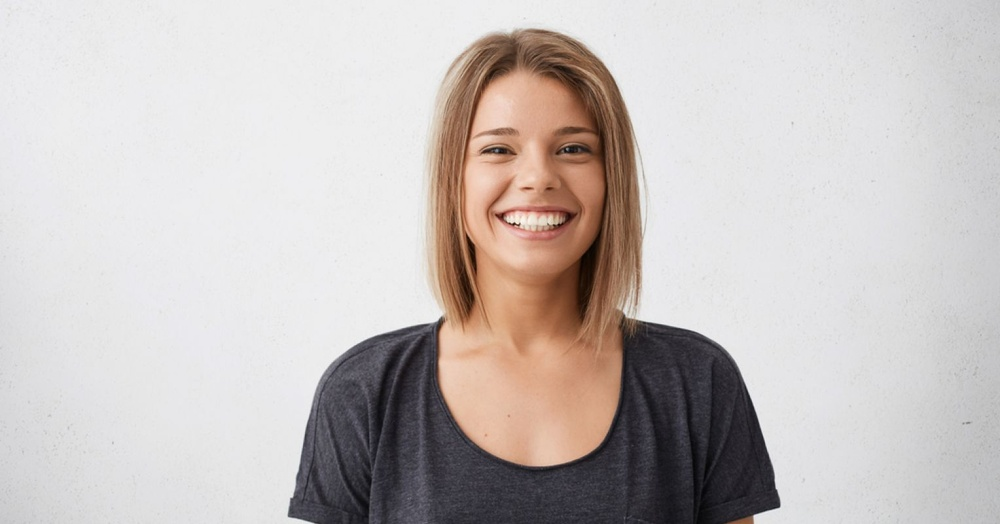
#> input picture Assignment 1/pic1.jpg, 1000 x 524 px, shrunk from 1528 x 800 before the run, found by its file name
$ jupyter execute LBP_GLCM.ipynb   (older library calls are emulated)
#> lines starting #> are read from the running program, lines starting #| are printed output that depends on the picture; long printed decimals are rounded
Import needed library

[cell 1]
import numpy as np
import cv2
import matplotlib.pyplot as plt
from skimage import feature, img_as_ubyte
from skimage.feature import greycomatrix, greycoprops

Read the image

[cell 2]
img_bgr = cv2.imread('/pic1.jpg')
#> img_bgr is the input picture: shape (524, 1000, 3); mean B, G, R 189.5, 191.7, 198.6
img_gray = cv2.cvtColor(img_bgr, cv2.COLOR_BGR2GRAY)
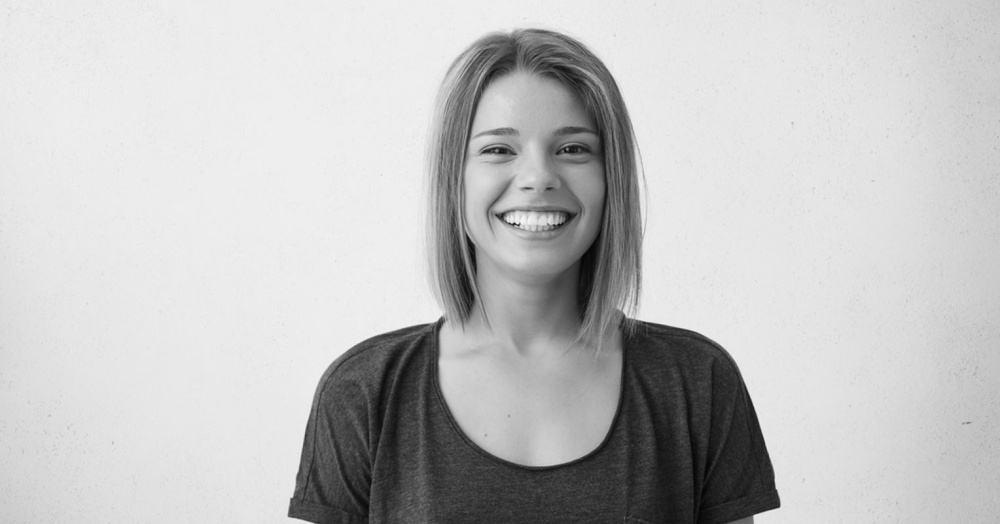
#> img_gray: shape (524, 1000); min 4, max 246, mean 193.5

LBP Extract Feature

[cell 3]
def LBP_ExtractFeature(Image):
    numPoints = 24
    radius = 3
    lbp = feature.local_binary_pattern(Image, numPoints, radius, method="uniform")
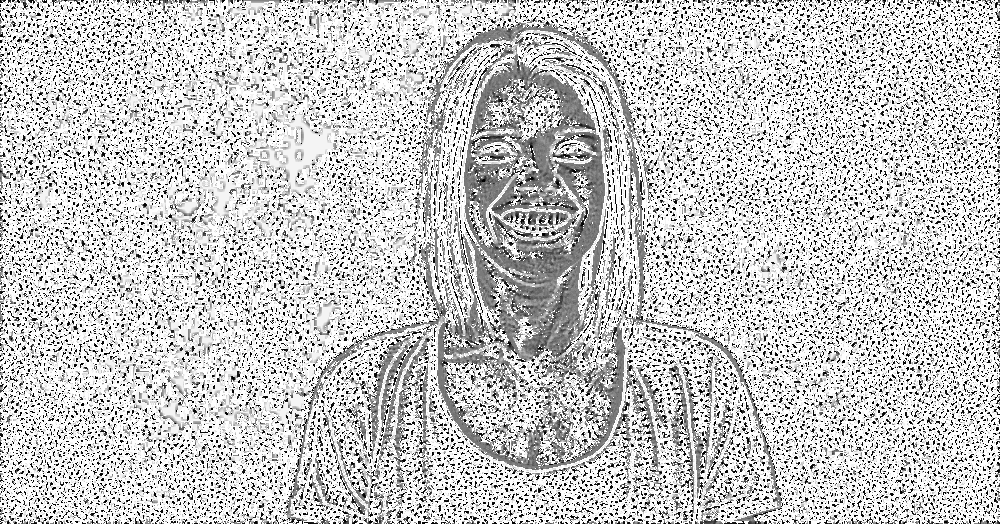
#> lbp: shape (524, 1000) float64; min 0, max 25, mean 19.5; drawn with min black and max white
    (hist, _) = np.histogram(lbp.ravel(), bins=range(0, numPoints + 3), range=(0, numPoints + 2))
#> hist = 26 values, max 259393 at index 25, min 2610 at index 6, mean 20153.8
    """
     # Normalize the Histogram
    eps = 1e-7
    hist = hist.astype("float")
    hist /= (hist.sum() + eps)
        """
    return hist
Histogram = LBP_ExtractFeature(img_gray)
#> Histogram has the same summary as hist in LBP_ExtractFeature
print('LBP Feature')
print('Histogram')
print(Histogram)
#| [ 28327  15787  10276   6090   3805   3275   2610   3034   3767   4334
#|    5675   9265  13288  10222   6262   5725   4627   5823   5045   7027
#|   10566  14455  17996  14169  53157 259393]

GLCM Feature

[cell 4]
def GLCM_Feauter_Extraction(Images):

# Calculating the GLCM feature for each image
    image = img_as_ubyte(Images)# Becomes 8-bit unsigned integer
    GLCM_Image = greycomatrix(image, [1,2,3], [0, np.pi/4, np.pi/2, 3*np.pi/4],normed=False, symmetric=False)


    def contrast_feature(matrix):
        contrast = greycoprops(matrix,'contrast')
#> contrast = [[35.96, 52.67, 23.26, 53.95], [97.17, 52.67, 66.43, 53.95], [153.2, 131.3, 108.2, 136.5]]
        return  contrast

    def dissimilarity_feature(matrix):
        dissimilarity = greycoprops(matrix,'dissimilarity')
        return list(dissimilarity)

    def homogeneity_feature(matrix):
        homogeneity = greycoprops(matrix,'homogeneity')
        return  list(homogeneity)

    def energy_feature(matrix):
        energy = greycoprops(matrix,'energy')
        return list(energy)

    def correlation_feature(matrix):
        correlation = greycoprops(matrix,'correlation')
        return list(correlation)

    def asm_feature(matrix):
        asm = greycoprops(matrix,'ASM')
        return list(asm)

    CF = np.mean(contrast_feature(GLCM_Image))
#> CF = 80.45
    DF = np.mean(dissimilarity_feature(GLCM_Image))
#> in dissimilarity_feature, `dissimilarity = greycoprops(matrix,'dissimilarity')`: dissimilarity = [[2.45, 3, 1.9, 2.96], [3.94, 3, 3.09, 2.96], [4.78, 4.46, 3.76, 4.44]]
#> DF = 3.39
    HF = np.mean(homogeneity_feature(GLCM_Image))
#> in homogeneity_feature, `homogeneity = greycoprops(matrix,'homogeneity')`: homogeneity = [[0.528, 0.481, 0.567, 0.482], [0.432, 0.481, 0.467, 0.482], [0.408, 0.414, 0.435, 0.414]]
#> HF = 0.466
    EF = np.mean(energy_feature(GLCM_Image))
#> in energy_feature, `energy = greycoprops(matrix,'energy')`: energy = [[0.09, 0.0828, 0.0948, 0.083], [0.0767, 0.0828, 0.0806, 0.083], [0.0736, 0.0738, 0.0761, 0.0738]]
#> EF = 0.0809
    COR = np.mean(correlation_feature(GLCM_Image))
#> in correlation_feature, `correlation = greycoprops(matrix,'correlation')`: correlation = [[0.996, 0.994, 0.997, 0.993], [0.988, 0.994, 0.992, 0.993], [0.981, 0.984, 0.987, 0.983]]
#> COR = 0.99
    ASM = np.mean(asm_feature(GLCM_Image))
#> in asm_feature, `asm = greycoprops(matrix,'ASM')`: asm = [[0.0081, 0.00686, 0.00899, 0.00689], [0.00589, 0.00686, 0.0065, 0.00689], [0.00542, 0.00544, 0.00579, 0.00545]]
#> ASM = 0.00659

    return CF,DF,HF,EF,COR,ASM

GLCM_Feature = GLCM_Feauter_Extraction(img_gray)
#> GLCM_Feature = (80.45, 3.39, 0.466, 0.0809, 0.99, 0.00659)
print('GLCM Feature ')
print('contrast feature\t', GLCM_Feature[0])
#| contrast feature	 80.445
print('Dissimilarity feature\t', GLCM_Feature[1])
#| Dissimilarity feature	 3.394
print('Homogeneity feature\t', GLCM_Feature[2])
#| Homogeneity feature	 0.466
print('Energy feature\t\t', GLCM_Feature[3])
#| Energy feature		 0.08092
print('Correlation feature\t', GLCM_Feature[4])
#| Correlation feature	 0.9902
print('ASM feature\t\t', GLCM_Feature[5])
#| ASM feature		 0.006589
